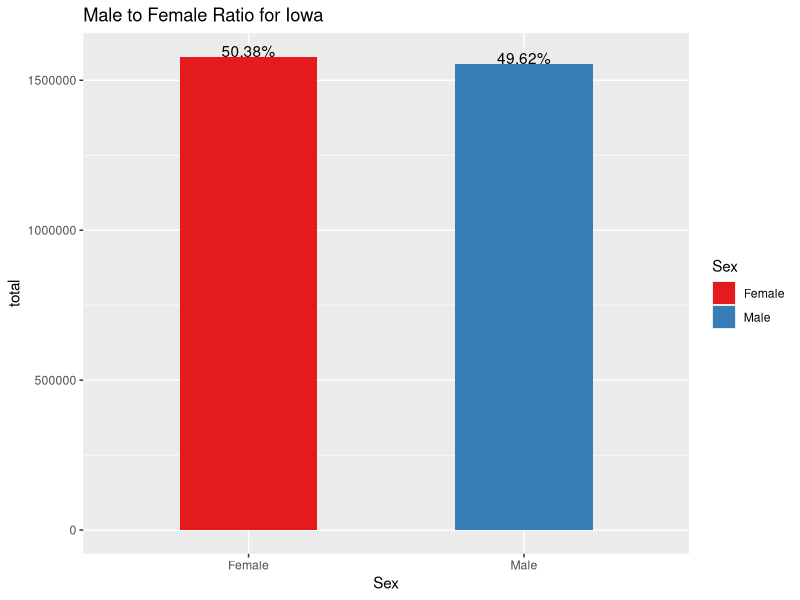
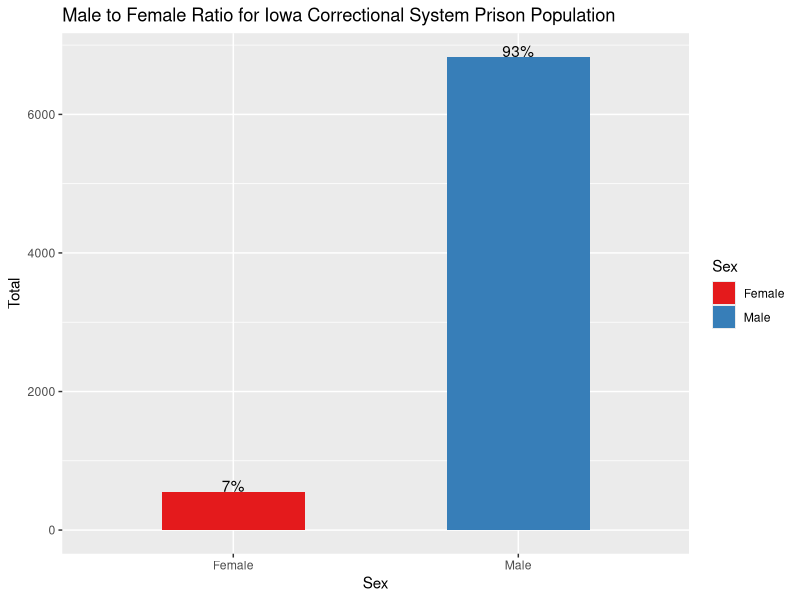
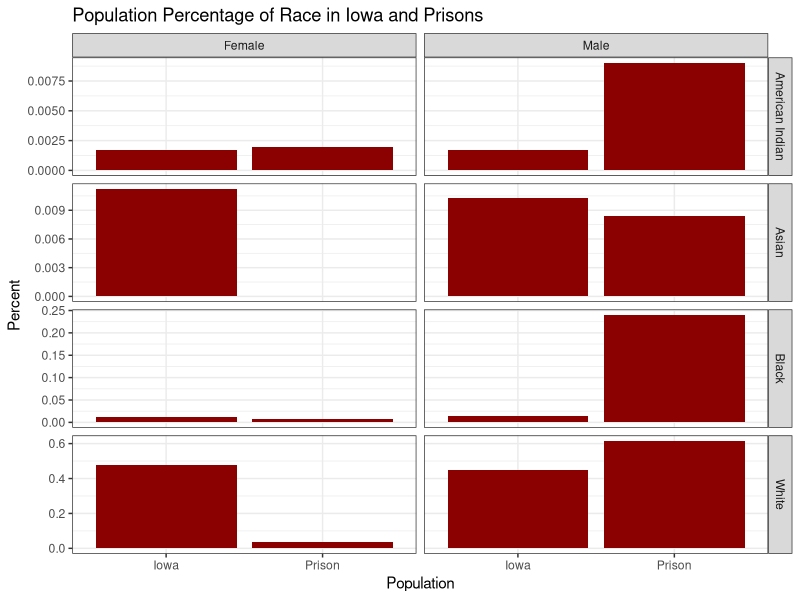
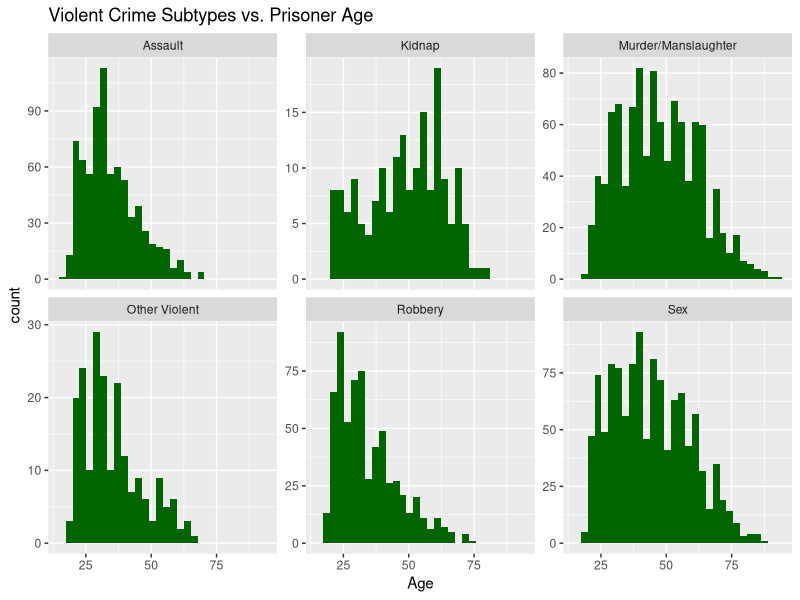
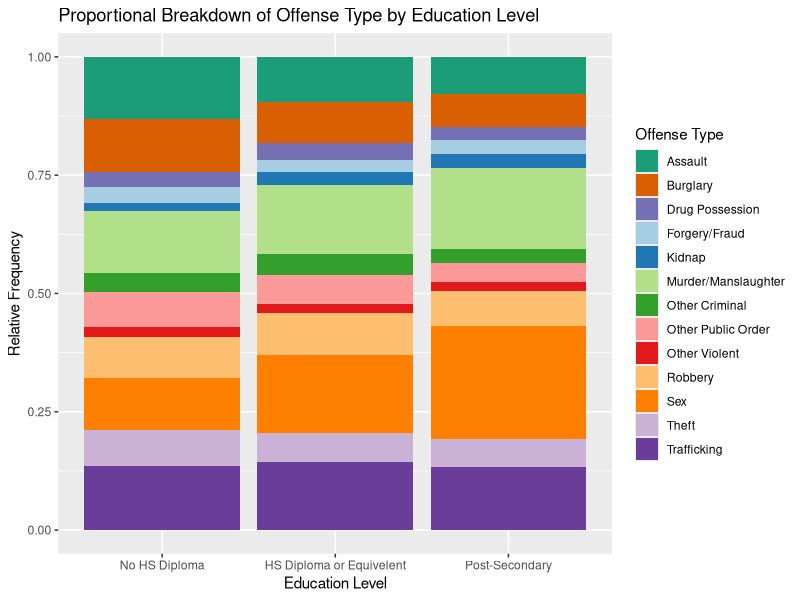
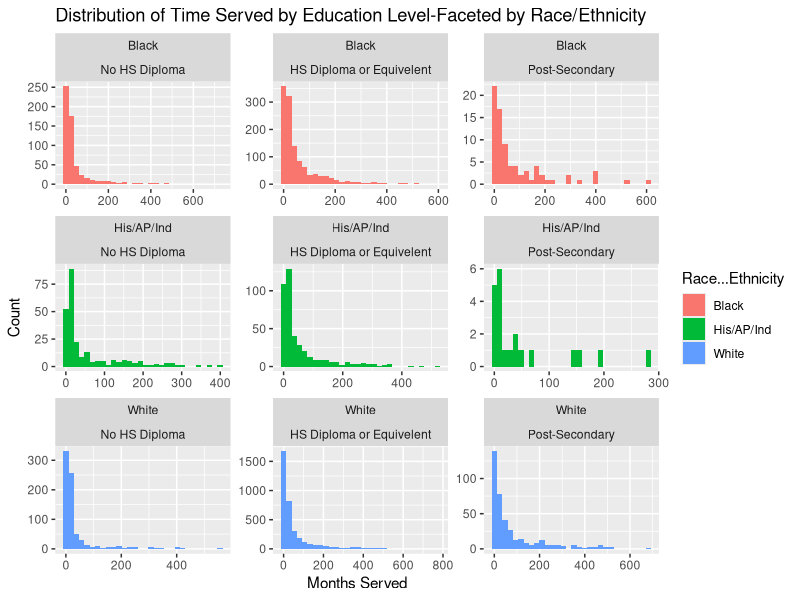
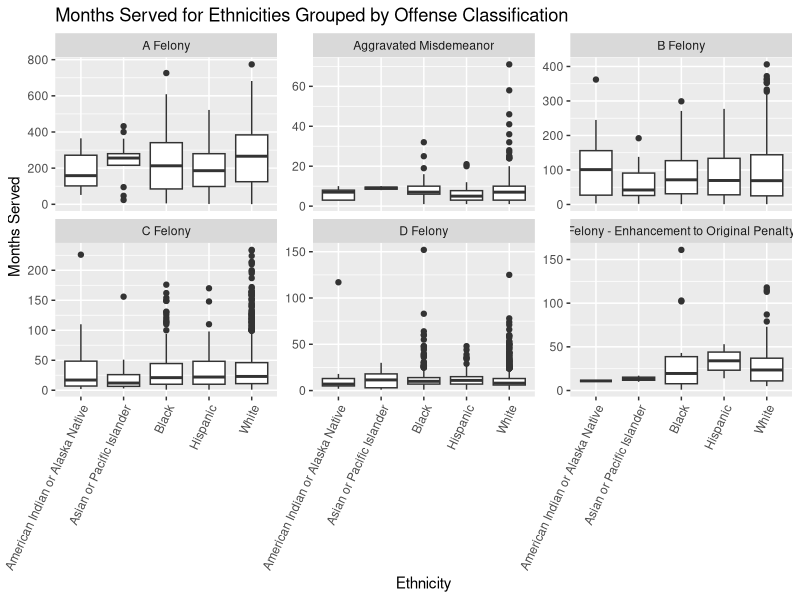
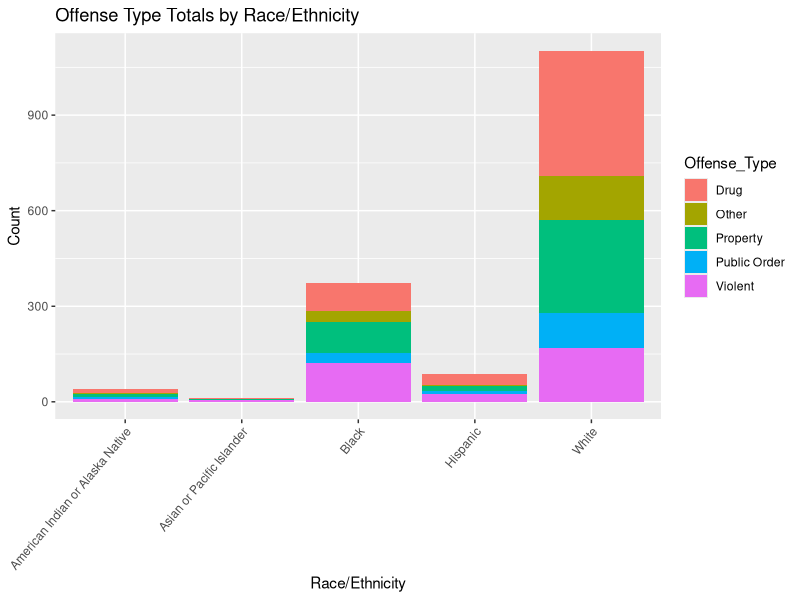

Generate these figures, in order, with R:
## ---- chunk 1
knitr::opts_chunk$set(echo = TRUE)
## ---- chunk 2
library(dplyr)
library(lubridate)
library(tidyverse)
library(RColorBrewer)
library(ggrepel)
library(scales)
data <- readr::read_csv('Current_Iowa_Correctional_System_Prison_Population.csv')
## ---- chunk 3
offenses <- data%>%
  group_by(`Offense Type`, Sex)%>%
  summarise(Total = n(), .groups = 'drop')
offenses <- offenses %>%
  mutate(Total = ifelse(Sex == "Male",Total,-1*Total))
breaks_values <- pretty(offenses$Total)

# This plot was used in our presentation, but omitted from our final report as we felt other visualizations were more pertaining to the story
#
#ggplot(data = offenses, aes(x=reorder(`Offense Type`, Total), y = Total, fill=Sex))+
#  geom_bar(stat = "identity", width = 0.75)+
#  coord_flip()+
#  scale_y_continuous(breaks = breaks_values, labels = abs(breaks_values))+ 
#  scale_fill_brewer(palette = "Set1")+
#  geom_hline(yintercept = 0)+
#  ggtitle("How Gender Affects Offense Type")+
#  xlab("Offense")
## ---- chunk 4
genderInIA <- readr::read_csv('IowaData.csv', col_types = cols())
genderInIA <- genderInIA%>%
  rename(Male = S0101_C03_001E, Female = S0101_C05_001E)%>%
  select(Male, Female)
keep = c(FALSE, TRUE)
genderInIA <- genderInIA[keep,]
genderInIA$Male <- as.numeric(genderInIA$Male)
genderInIA$Female <- as.numeric(genderInIA$Female)

genderInIA <- genderInIA %>%
  pivot_longer(cols = c(Male, Female), names_to = "Sex", values_to = "total")%>%
  mutate(Percent = label_percent()(total/sum(total)))
  
genderInPrison <- data%>%group_by(Sex)%>%
  summarise(Total=n(), .groups = 'drop')%>%
  mutate(Percent = label_percent()(Total/sum(Total)))

ggplot(genderInIA, aes(x=Sex, y=total, fill=Sex))+
  geom_bar(stat='identity', width = .5)+ 
  scale_fill_brewer(palette = "Set1")+
  ggtitle("Male to Female Ratio for Iowa")+
  geom_text(aes(label=Percent), vjust=0)

ggplot(genderInPrison, aes(x=Sex, y=Total, fill=Sex))+
  geom_bar(stat='identity', width = .5)+ 
  scale_fill_brewer(palette = "Set1")+
  ggtitle("Male to Female Ratio for Iowa Correctional System Prison Population")+
  geom_text(aes(label=Percent), vjust=0)
## ---- chunk 5
##Iowa Data Cleaning/Filtering
IA<-readr::read_csv("Iowa_Population_25_Years_and_Over_by_Sex__Race_and_Educational_Attainment__ACS_5-Year_Estimate_.csv")

IApop<-IA%>%
  filter(Sex%in%c("Male","Female"))

totalIApop<-sum(IApop$`Population Estimate`)

IApop$popPercent<-IApop$`Population Estimate`/totalIApop

filteredIApop<-IApop%>%
  select(Sex, Race, popPercent)

IowaPop<-filteredIApop%>%
  group_by(Sex,`Race`)%>%
  summarize(n=sum(popPercent))

IowaPop$Race<-factor(IowaPop$Race)

levels(IowaPop$Race)<-gsub("White Alone","White",levels(IowaPop$`Race`))
levels(IowaPop$Race)<-gsub("Black or African American Alone","Black",levels(IowaPop$`Race`))
levels(IowaPop$Race)<-gsub("Asian Alone","Asian",levels(IowaPop$`Race`))
levels(IowaPop$Race)<-gsub("American Indian and Alaska Native","American Indian",levels(IowaPop$`Race`))

IowaPop<-IowaPop%>%
  rename(popPercent=n)

##Prison Data Cleaning/Filtering
IAinterval<-interval(ymd('2014/01/01'), ymd('2018/12/31'))

data$`Prison Start Date`<-mdy(data$`Prison Start Date`)

filteredPrison<-data%>%
  filter(Age>24, `Prison Start Date` %within% IAinterval)%>%
  group_by(Sex,`Race & Ethnicity`)%>%
  summarize(n=n())

filteredPrison<-filteredPrison%>%
  ungroup%>%
  add_row(Sex="Female", `Race & Ethnicity`="Asian or Pacific Islander", n=0) 

jailPop<-sum(filteredPrison$n)

filteredPrison$popPercentJail<-filteredPrison$n/jailPop

filteredPrison$`Race & Ethnicity`<-factor(filteredPrison$`Race & Ethnicity`)

levels(filteredPrison$`Race & Ethnicity`)<-gsub("Asian or Pacific Islander","Asian",levels(filteredPrison$`Race & Ethnicity`))
levels(filteredPrison$`Race & Ethnicity`)<-gsub("American Indian or Alaska Native","American Indian",levels(filteredPrison$`Race & Ethnicity`))

filteredPrison<-filteredPrison%>%
  rename(Race=`Race & Ethnicity`)

##Join
join<-IowaPop%>%
  inner_join(filteredPrison)

join<-join%>%
  rename(Prison='popPercentJail', Iowa='popPercent')%>%
  select(-n)

##Pivot Longer
joinLong<-join%>%
  pivot_longer(Prison:Iowa, names_to='Population', values_to='percent')

##Plot
ggplot(data=joinLong, aes(x=Population, weight=percent))+geom_bar(fill="dark red")+facet_grid(Race~Sex, scales='free_y')+ylab('Percent')+ggtitle('Population Percentage of Race in Iowa and Prisons')+theme_bw()
## ---- chunk 6
violent<-data%>%
  filter(`Offense Type`=="Violent")

ggplot(data=violent, aes(x=Age))+geom_histogram(fill="dark green")+facet_wrap(~`Offense Subtype`,scales='free_y')+ggtitle('Violent Crime Subtypes vs. Prisoner Age')
## ---- chunk 7
prisonData <- read.csv('./Current_Iowa_Correctional_System_Prison_Population.csv')
prisonData$Education.Category <- factor(prisonData$Education.Category , levels = c('No HS Diploma','HS Diploma or Equivelent','Post-Secondary'))
prisonData$Education.Category[prisonData$Education.Category == ""] <-NA
prisonData2 <- prisonData %>%
filter(!is.na(Education.Category))
## ---- chunk 8

prisonData2$Offense.Subtype <- as.factor(prisonData2$Offense.Subtype)

prisonData2$Offense.Subtype[prisonData2$Offense.Subtype == 'Stolen Property'] <- 'Theft'
#1 datapoint, similar type of crime
prisonData2$Offense.Subtype[prisonData2$Offense.Subtype == 'Animals'] <- 'Other Violent'
#1 data point, Crime: Animal Torture was judged to belong in Other Violent due to heinousness of crime
prisonData2$Offense.Subtype[prisonData2$Offense.Subtype == 'Prostitution/Pimping'] <- 'Sex' 
#4 data points in this category, sex crime related
prisonData2$Offense.Subtype[prisonData2$Offense.Description == 'BURGLARY 1ST DEGREE'] <- 'Burglary' 
#For analysis, this is more meaningful in the burglary category
prisonData2$Offense.Subtype[prisonData2$Offense.Description == 'ATTEMPT BURGLARY 1ST DEGREE'] <- 'Burglary'
#Grouped with burglarly since the criminal intent was the same 
prisonData2$Offense.Subtype[prisonData2$Offense.Subtype == 'Alcohol']<- 'Other Criminal' 
#1 data point, Other criminal seemed best categorical fit
prisonData2$Offense.Subtype[prisonData2$Offense.Subtype == 'Flight/Escape']<- 'Other Criminal' 
#Only 16 data points, Other criminal seemed best categorical fit
prisonData2$Offense.Subtype[prisonData2$Offense.Subtype == 'Other Drug']<- 'Other Criminal' 
#Only 24 datapoints, Offense description included descriptions such as 'failure to affix Tax Stamp'
prisonData2$Offense.Subtype[prisonData2$Offense.Subtype == 'Vandalism']<- 'Other Criminal' 
#Only 52 datapoints, 
prisonData2$Offense.Subtype[prisonData2$Offense.Subtype == 'Arson']<- 'Other Violent' 
#Only 57 datapoints, barely visible in original plot, moved to Other Violent due to heinousness of crime
prisonData2$Offense.Subtype[prisonData2$Offense.Subtype == 'OWI']<- 'Other Public Order'
prisonData2$Offense.Subtype[prisonData2$Offense.Subtype == 'Traffic']<- 'Other Public Order' 
#Only 60 data points, general offense type already classified as Public Order 
prisonData2$Offense.Subtype[prisonData2$Offense.Subtype == 'Weapons']<- 'Other Public Order' 
#Offense type already classified as public Order and most serious was aggravated misdemeanor 
## ---- chunk 9

prisonData3 <- prisonData2 %>%
  filter(!Offense.Subtype %in% c('Arson','Alcohol', 'Animals','Flight/Escape', 'None', 'Other Drug','OWI','Prostitution/Pimping','Stolen Property','Traffic', 'Vandalism','Weapons'))

plotColors = c((brewer.pal(name="Dark2", n = 1)), brewer.pal(name="Paired", n = 12))

ggplot(data = prisonData3, aes(x = Education.Category, fill = Offense.Subtype)) + geom_bar(position = 'fill') + scale_fill_manual(values = plotColors, name = 'Offense Type') + ggtitle('Proportional Breakdown of Offense Type by Education Level') + xlab('Education Level') + ylab('Relative Frequency')

## ---- chunk 10
prisonData5 <-prisonData2

prisonData5$Race...Ethnicity[prisonData5$Race...Ethnicity == 'Hispanic'] <-'His/AP/Ind' 
prisonData5$Race...Ethnicity[prisonData5$Race...Ethnicity == 'American Indian or Alaska Native'] <-'His/AP/Ind' 
prisonData5$Race...Ethnicity[prisonData5$Race...Ethnicity == 'Asian or Pacific Islander'] <-'His/AP/Ind'

prisonData5a <- prisonData5
prisonData5$Race...Ethnicity <- as.factor(prisonData5$Race...Ethnicity)


ggplot(data = prisonData5, aes(x = Months.Served, fill = Race...Ethnicity)) + geom_histogram(position = 'stack') + facet_wrap(Race...Ethnicity~Education.Category, scales = 'free') + ggtitle('Distribution of Time Served by Education Level-Faceted by Race/Ethnicity') + xlab('Months Served') + ylab('Count')

## ---- chunk 11
# Loading and Cleaning

df <- read.csv('Current_Iowa_Correctional_System_Prison_Population.csv')

df <- df %>%
  filter(Prison.Admission.Type == "New Admit New Sentence" & Offense.Classification != "None" & Offense.Classification != "Felony - Mandatory Minimum" & Offense.Classification != "Simple Misdemeanor" & Offense.Classification != "Serious Misdemeanor" & Offense.Classification != "Other Felony")

# Plotting

ggplot(df, aes(x = Race...Ethnicity, y = Months.Served)) +
  geom_boxplot() + facet_wrap(~Offense.Classification, scales = "free_y") +
  theme(axis.text.x = element_text(angle = 65, vjust = 1, hjust = 1)) +
  labs(x = "Ethnicity", y = "Months Served", title = "Months Served for Ethnicities Grouped by Offense Classification")
## ---- chunk 12
# Loading and Cleaning

df <- read.csv('Current_Iowa_Correctional_System_Prison_Population.csv')

df <- df %>%
  filter(Prison.Admission.Type != "New Admit New Sentence" & Prison.Admission.Type != "Other")
df$Education.Category <- replace(df$Education.Category, df$Education.Category == "", NA) 

# Plotting
# Commented out plots were used on the presentation, but omitted here to save space.

# ggplot(df, aes(x = Age)) +
#   geom_histogram() +
#   labs(x = "Age", y = "Count", title = "Age Distribution of Reoffenders")
# 
# ggplot(df, aes(x = Race...Ethnicity)) +
#   geom_bar() +
#   labs(x = "Race/Ethnicity", y = "Count", title = "Total Reoffenders by Race/Ethnicity") +
#   theme(axis.text.x = element_text(angle = 65, vjust = 1, hjust = 1))
# 
# ggplot(df, aes(x = Education.Category)) +
#   geom_bar() +
#   labs(x = "Education Category", y = "Count", title = "Total Reoffenders by Education Category")
# 
# ggplot(df, aes(x = Offense.Type)) +
#   geom_bar() +
#   labs(x = "Offense Type", y = "Count", title = "Total Reoffenders by Offense Type")

ra <- df %>%
  group_by(interaction(Race...Ethnicity, Offense.Type, sep = " . ")) %>%
  summarize(n = n()) %>%
  rename(total = "n") %>%
  separate('interaction(Race...Ethnicity, Offense.Type, sep = " . ")', into = c("Race...Ethnicity", "Offense_Type"), sep = " . ")

ggplot(ra, aes(x = Race...Ethnicity, y = total, fill = Offense_Type)) +
  geom_bar(position="stack", stat="identity") +
  labs(x = "Race/Ethnicity", y = "Count", title = "Offense Type Totals by Race/Ethnicity") +
  theme(axis.text.x = element_text(angle = 50, vjust = 1, hjust = 1))
## ---- chunk 13

#cleaning and filtering

newData <- data[!(data$`Offense Type` == 'None'),]

min <- newData %>% group_by(`Offense Type`) %>% filter(`Months Served` == min(`Months Served`)) %>% select(`Offense Type`, `Months Served`) %>% rename(`Min Months Served` = `Months Served`) %>% distinct()

max <- newData %>% group_by(`Offense Type`) %>% filter(`Months Served` == max(`Months Served`)) %>% select(`Offense Type`, `Months Served`) %>% rename(`Max Months Served` = `Months Served`)

avg <- newData %>% group_by(`Offense Type`) %>% summarise(`Months Served` = mean(`Months Served`)) %>% select(`Offense Type`, `Months Served`) %>% rename(`Avg Months Served` = `Months Served`)

# joining

join <- full_join(max, avg)
join <- full_join(join, min)

join$Range <- join$`Max Months Served` - join$`Avg Months Served`

#plotting

join %>% ggplot(aes(x=reorder(`Offense Type`, -`Max Months Served`))) + geom_bar(aes(y=`Max Months Served`, fill = "Max Months Served"), stat="identity", position ="identity") + geom_bar(aes(y=`Avg Months Served`, fill = "Avg Months Served"), stat="identity", position ="identity") + geom_bar(aes(y=`Min Months Served`, fill = "Min Months Served"), stat="identity", position ="identity") + scale_fill_manual(name = "legend",values = c("Max Months Served" = "deepskyblue4", "Avg Months Served" = "chartreuse4", "Min Months Served" = "red")) + labs(x = "Offense Type", y = "Months Served", title = "Max and Average Months Served for Offense Type")

#join %>% ggplot(aes(x=reorder(`Offense Type`, -`Avg Months Served`), y=`Avg Months Served`)) + geom_bar(stat="identity", position ="identity", fill="chartreuse4") + ggtitle("Average Months Served for Offense Type") + xlab("Offense Type")
## ---- chunk 14
sex <- data %>% group_by(`Sex`) %>% summarise(`Months Served` = mean(`Months Served`)) %>% select(`Sex`, `Months Served`)
race <- data %>% group_by(`Race & Ethnicity`) %>% summarise(`Months Served` = mean(`Months Served`)) %>% select(`Race & Ethnicity`, `Months Served`)
offense <- data %>% group_by(`Offense Classification`) %>% summarise(`Months Served` = mean(`Months Served`)) %>% select(`Offense Classification`, `Months Served`) %>% arrange(desc(`Months Served`))

offense %>% ggplot(aes(x=reorder(`Offense Classification`, -`Months Served`), y=`Months Served`)) + geom_bar(stat="identity") + theme(axis.text.x=element_text(angle=45, hjust=1)) + labs(x = "Offense Classification", y = "Months Served", title = "Avg Months Served for Offense Classification")

#Plots used on the presentation, but omitted here to save space.

#race %>% ggplot(aes(x=reorder(`Race & Ethnicity`, -`Months Served`), y=`Months Served`)) + geom_bar(stat="identity") + theme(axis.text.x=element_text(angle=45, hjust=1)) + labs(x = "Race & Ethnicity", y = "Months Served", title = "Avg Months Served for Race/Ethnicity")

#sex %>% ggplot(aes(x=reorder(`Sex`, -`Months Served`), y=`Months Served`)) + geom_bar(stat="identity") + labs(x = "Sex", y = "Months Served", title = "Avg Months Served for Male vs Female")

